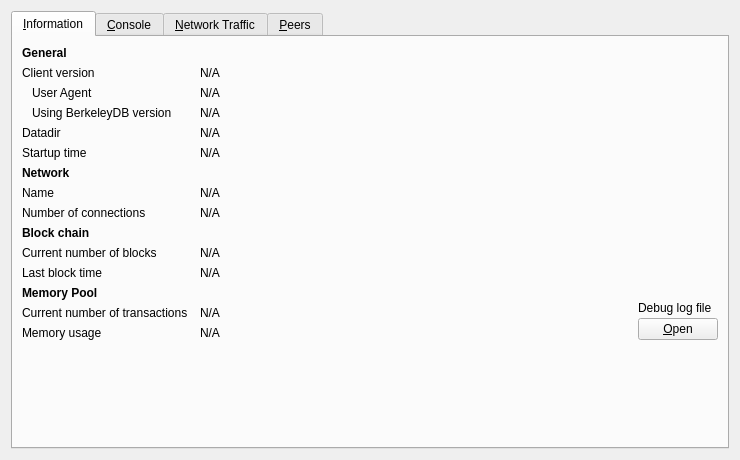
<?xml version="1.0" encoding="UTF-8"?>
<ui version="4.0">
 <class>RPCConsole</class>
 <widget class="QWidget" name="RPCConsole">
  <property name="geometry">
   <rect>
    <x>0</x>
    <y>0</y>
    <width>740</width>
    <height>430</height>
   </rect>
  </property>
  <property name="windowTitle">
   <string>Debug window</string>
  </property>
  <layout class="QVBoxLayout" name="verticalLayout_2">
   <item>
    <widget class="QTabWidget" name="tabWidget">
     <property name="currentIndex">
      <number>0</number>
     </property>
     <widget class="QWidget" name="tab_info">
      <attribute name="title">
       <string>&amp;Information</string>
      </attribute>
      <layout class="QGridLayout" name="gridLayout" columnstretch="0,1,0">
       <property name="horizontalSpacing">
        <number>12</number>
       </property>
       <item row="0" column="0">
        <widget class="QLabel" name="label_9">
         <property name="font">
          <font>
           <weight>75</weight>
           <bold>true</bold>
          </font>
         </property>
         <property name="text">
          <string>General</string>
         </property>
        </widget>
       </item>
       <item row="1" column="0">
        <widget class="QLabel" name="label_6">
         <property name="text">
          <string>Client version</string>
         </property>
        </widget>
       </item>
       <item row="1" column="1" colspan="2">
        <widget class="QLabel" name="clientVersion">
         <property name="cursor">
          <cursorShape>IBeamCursor</cursorShape>
         </property>
         <property name="text">
          <string>N/A</string>
         </property>
         <property name="textFormat">
          <enum>Qt::PlainText</enum>
         </property>
         <property name="textInteractionFlags">
          <set>Qt::LinksAccessibleByMouse|Qt::TextSelectableByKeyboard|Qt::TextSelectableByMouse</set>
         </property>
        </widget>
       </item>
       <item row="2" column="0">
        <widget class="QLabel" name="labelClientUserAgent">
         <property name="text">
          <string>User Agent</string>
         </property>
         <property name="indent">
          <number>10</number>
         </property>
        </widget>
       </item>
       <item row="2" column="1" colspan="2">
        <widget class="QLabel" name="clientUserAgent">
         <property name="cursor">
          <cursorShape>IBeamCursor</cursorShape>
         </property>
         <property name="text">
          <string>N/A</string>
         </property>
         <property name="textFormat">
          <enum>Qt::PlainText</enum>
         </property>
         <property name="textInteractionFlags">
          <set>Qt::LinksAccessibleByMouse|Qt::TextSelectableByKeyboard|Qt::TextSelectableByMouse</set>
         </property>
        </widget>
       </item>
       <item row="3" column="0">
        <widget class="QLabel" name="label_berkeleyDBVersion">
         <property name="text">
          <string>Using BerkeleyDB version</string>
         </property>
         <property name="indent">
          <number>10</number>
         </property>
        </widget>
       </item>
       <item row="3" column="1" colspan="2">
        <widget class="QLabel" name="berkeleyDBVersion">
         <property name="cursor">
          <cursorShape>IBeamCursor</cursorShape>
         </property>
         <property name="text">
          <string>N/A</string>
         </property>
         <property name="textFormat">
          <enum>Qt::PlainText</enum>
         </property>
         <property name="textInteractionFlags">
          <set>Qt::LinksAccessibleByMouse|Qt::TextSelectableByKeyboard|Qt::TextSelectableByMouse</set>
         </property>
        </widget>
       </item>
       <item row="4" column="0">
        <widget class="QLabel" name="label_12">
         <property name="text">
          <string>Datadir</string>
         </property>
        </widget>
       </item>
       <item row="4" column="1" colspan="2">
        <widget class="QLabel" name="dataDir">
         <property name="cursor">
          <cursorShape>IBeamCursor</cursorShape>
         </property>
         <property name="text">
          <string>N/A</string>
         </property>
         <property name="textFormat">
          <enum>Qt::PlainText</enum>
         </property>
         <property name="wordWrap">
          <bool>true</bool>
         </property>
         <property name="textInteractionFlags">
          <set>Qt::LinksAccessibleByMouse|Qt::TextSelectableByKeyboard|Qt::TextSelectableByMouse</set>
         </property>
        </widget>
       </item>
       <item row="5" column="0">
        <widget class="QLabel" name="label_13">
         <property name="text">
          <string>Startup time</string>
         </property>
        </widget>
       </item>
       <item row="5" column="1" colspan="2">
        <widget class="QLabel" name="startupTime">
         <property name="cursor">
          <cursorShape>IBeamCursor</cursorShape>
         </property>
         <property name="text">
          <string>N/A</string>
         </property>
         <property name="textFormat">
          <enum>Qt::PlainText</enum>
         </property>
         <property name="textInteractionFlags">
          <set>Qt::LinksAccessibleByMouse|Qt::TextSelectableByKeyboard|Qt::TextSelectableByMouse</set>
         </property>
        </widget>
       </item>
       <item row="6" column="0">
           <widget class="QLabel" name="labelNetwork">
               <property name="font">
                   <font>
                       <weight>75</weight>
                       <bold>true</bold>
                   </font>
               </property>
               <property name="text">
                   <string>Network</string>
               </property>
           </widget>
       </item>
       <item row="7" column="0">
        <widget class="QLabel" name="label_8">
         <property name="text">
          <string>Name</string>
         </property>
        </widget>
       </item>
       <item row="7" column="1" colspan="2">
        <widget class="QLabel" name="networkName">
         <property name="cursor">
          <cursorShape>IBeamCursor</cursorShape>
         </property>
         <property name="text">
          <string>N/A</string>
         </property>
         <property name="textFormat">
          <enum>Qt::PlainText</enum>
         </property>
         <property name="textInteractionFlags">
          <set>Qt::LinksAccessibleByMouse|Qt::TextSelectableByKeyboard|Qt::TextSelectableByMouse</set>
         </property>
        </widget>
       </item>
       <item row="8" column="0">
        <widget class="QLabel" name="label_7">
         <property name="text">
          <string>Number of connections</string>
         </property>
        </widget>
       </item>
       <item row="8" column="1" colspan="2">
        <widget class="QLabel" name="numberOfConnections">
         <property name="cursor">
          <cursorShape>IBeamCursor</cursorShape>
         </property>
         <property name="text">
          <string>N/A</string>
         </property>
         <property name="textFormat">
          <enum>Qt::PlainText</enum>
         </property>
         <property name="textInteractionFlags">
          <set>Qt::LinksAccessibleByMouse|Qt::TextSelectableByKeyboard|Qt::TextSelectableByMouse</set>
         </property>
        </widget>
       </item>
       <item row="9" column="0">
        <widget class="QLabel" name="label_10">
         <property name="font">
          <font>
           <weight>75</weight>
           <bold>true</bold>
          </font>
         </property>
         <property name="text">
          <string>Block chain</string>
         </property>
        </widget>
       </item>
       <item row="10" column="0">
        <widget class="QLabel" name="label_3">
         <property name="text">
          <string>Current number of blocks</string>
         </property>
        </widget>
       </item>
       <item row="10" column="1" colspan="2">
        <widget class="QLabel" name="numberOfBlocks">
         <property name="cursor">
          <cursorShape>IBeamCursor</cursorShape>
         </property>
         <property name="text">
          <string>N/A</string>
         </property>
         <property name="textFormat">
          <enum>Qt::PlainText</enum>
         </property>
         <property name="textInteractionFlags">
          <set>Qt::LinksAccessibleByMouse|Qt::TextSelectableByKeyboard|Qt::TextSelectableByMouse</set>
         </property>
        </widget>
       </item>
       <item row="11" column="0">
        <widget class="QLabel" name="labelLastBlockTime">
         <property name="text">
          <string>Last block time</string>
         </property>
        </widget>
       </item>
       <item row="11" column="1" colspan="2">
        <widget class="QLabel" name="lastBlockTime">
         <property name="cursor">
          <cursorShape>IBeamCursor</cursorShape>
         </property>
         <property name="text">
          <string>N/A</string>
         </property>
         <property name="textFormat">
          <enum>Qt::PlainText</enum>
         </property>
         <property name="textInteractionFlags">
          <set>Qt::LinksAccessibleByMouse|Qt::TextSelectableByKeyboard|Qt::TextSelectableByMouse</set>
         </property>
        </widget>
       </item>
       <item row="12" column="0">
        <widget class="QLabel" name="labelMempoolTitle">
         <property name="font">
          <font>
           <weight>75</weight>
           <bold>true</bold>
          </font>
         </property>
         <property name="text">
          <string>Memory Pool</string>
         </property>
        </widget>
       </item>
       <item row="13" column="0">
        <widget class="QLabel" name="labelNumberOfTransactions">
         <property name="text">
          <string>Current number of transactions</string>
         </property>
        </widget>
       </item>
       <item row="13" column="1">
        <widget class="QLabel" name="mempoolNumberTxs">
         <property name="cursor">
          <cursorShape>IBeamCursor</cursorShape>
         </property>
         <property name="text">
          <string>N/A</string>
         </property>
         <property name="textFormat">
          <enum>Qt::PlainText</enum>
         </property>
         <property name="textInteractionFlags">
          <set>Qt::LinksAccessibleByMouse|Qt::TextSelectableByKeyboard|Qt::TextSelectableByMouse</set>
         </property>
        </widget>
       </item>
       <item row="14" column="0">
        <widget class="QLabel" name="labelMemoryUsage">
         <property name="text">
          <string>Memory usage</string>
         </property>
        </widget>
       </item>
       <item row="14" column="1">
        <widget class="QLabel" name="mempoolSize">
         <property name="cursor">
          <cursorShape>IBeamCursor</cursorShape>
         </property>
         <property name="text">
          <string>N/A</string>
         </property>
         <property name="textFormat">
          <enum>Qt::PlainText</enum>
         </property>
         <property name="textInteractionFlags">
          <set>Qt::LinksAccessibleByMouse|Qt::TextSelectableByKeyboard|Qt::TextSelectableByMouse</set>
         </property>
        </widget>
       </item>
       <item row="12" column="2" rowspan="3">
        <layout class="QVBoxLayout" name="verticalLayoutDebugButton">
         <property name="spacing">
          <number>3</number>
         </property>
         <item>
          <spacer name="verticalSpacer_2">
           <property name="orientation">
            <enum>Qt::Vertical</enum>
           </property>
           <property name="sizeHint" stdset="0">
            <size>
             <width>10</width>
             <height>5</height>
            </size>
           </property>
          </spacer>
         </item>
         <item>
          <widget class="QLabel" name="labelDebugLogfile">
           <property name="text">
            <string>Debug log file</string>
           </property>
          </widget>
         </item>
         <item>
          <widget class="QPushButton" name="openDebugLogfileButton">
           <property name="toolTip">
            <string>Open the %1 debug log file from the current data directory. This can take a few seconds for large log files.</string>
           </property>
           <property name="text">
            <string>&amp;Open</string>
           </property>
           <property name="autoDefault">
            <bool>false</bool>
           </property>
          </widget>
         </item>
        </layout>
       </item>
       <item row="15" column="0">
        <spacer name="verticalSpacer">
         <property name="orientation">
          <enum>Qt::Vertical</enum>
         </property>
         <property name="sizeHint" stdset="0">
          <size>
           <width>20</width>
           <height>40</height>
          </size>
         </property>
        </spacer>
       </item>
      </layout>
     </widget>
     <widget class="QWidget" name="tab_console">
      <attribute name="title">
       <string>&amp;Console</string>
      </attribute>
      <layout class="QVBoxLayout" name="verticalLayout_3">
       <property name="spacing">
        <number>3</number>
       </property>
       <property name="bottomMargin">
        <number>5</number>
       </property>
       <item>
        <layout class="QHBoxLayout" name="horizontalLayout">
         <property name="spacing">
          <number>4</number>
         </property>
         <item>
          <widget class="QLabel" name="WalletSelectorLabel">
           <property name="text">
            <string>Wallet: </string>
           </property>
          </widget>
         </item>
         <item>
          <widget class="QComboBox" name="WalletSelector">
           <item>
            <property name="text">
             <string>(none)</string>
            </property>
           </item>
          </widget>
         </item>
         <item>
          <spacer name="horizontalSpacer">
           <property name="orientation">
            <enum>Qt::Horizontal</enum>
           </property>
           <property name="sizeHint" stdset="0">
            <size>
             <width>40</width>
             <height>20</height>
            </size>
           </property>
          </spacer>
         </item>
         <item>
          <widget class="QPushButton" name="fontSmallerButton">
           <property name="maximumSize">
            <size>
             <width>24</width>
             <height>24</height>
            </size>
           </property>
           <property name="text">
            <string/>
           </property>
           <property name="toolTip">
            <string>Decrease font size</string>
           </property>
           <property name="icon">
            <iconset resource="../bitcoin.qrc">
             <normaloff>:/icons/fontsmaller</normaloff>:/icons/fontsmaller</iconset>
           </property>
           <property name="iconSize">
            <size>
             <width>24</width>
             <height>16</height>
            </size>
           </property>
           <property name="autoDefault">
            <bool>false</bool>
           </property>
           <property name="flat">
            <bool>true</bool>
           </property>
          </widget>
         </item>
         <item>
          <widget class="QPushButton" name="fontBiggerButton">
           <property name="maximumSize">
            <size>
             <width>24</width>
             <height>24</height>
            </size>
           </property>
           <property name="toolTip">
            <string>Increase font size</string>
           </property>
           <property name="text">
            <string/>
           </property>
           <property name="icon">
            <iconset resource="../bitcoin.qrc">
             <normaloff>:/icons/fontbigger</normaloff>:/icons/fontbigger</iconset>
           </property>
           <property name="iconSize">
            <size>
             <width>24</width>
             <height>16</height>
            </size>
           </property>
           <property name="autoDefault">
            <bool>false</bool>
           </property>
           <property name="flat">
            <bool>true</bool>
           </property>
          </widget>
         </item>
         <item>
          <widget class="QPushButton" name="clearButton">
           <property name="maximumSize">
            <size>
             <width>24</width>
             <height>24</height>
            </size>
           </property>
           <property name="toolTip">
            <string>Clear console</string>
           </property>
           <property name="layoutDirection">
            <enum>Qt::LeftToRight</enum>
           </property>
           <property name="text">
            <string/>
           </property>
           <property name="icon">
            <iconset resource="../bitcoin.qrc">
             <normaloff>:/icons/remove</normaloff>:/icons/remove</iconset>
           </property>
           <property name="shortcut">
            <string notr="true">Ctrl+L</string>
           </property>
           <property name="autoDefault">
            <bool>false</bool>
           </property>
           <property name="flat">
            <bool>true</bool>
           </property>
          </widget>
         </item>
        </layout>
       </item>
       <item>
        <widget class="QTextEdit" name="messagesWidget">
         <property name="minimumSize">
          <size>
           <width>0</width>
           <height>100</height>
          </size>
         </property>
         <property name="readOnly">
          <bool>true</bool>
         </property>
         <property name="tabKeyNavigation" stdset="0">
          <bool>false</bool>
         </property>
         <property name="columnCount" stdset="0">
          <number>2</number>
         </property>
        </widget>
       </item>
       <item>
        <layout class="QHBoxLayout" name="horizontalLayoutPrompt">
         <property name="spacing">
          <number>3</number>
         </property>
         <item>
          <widget class="QPushButton" name="promptIcon">
           <property name="enabled">
            <bool>false</bool>
           </property>
           <property name="maximumSize">
            <size>
             <width>16</width>
             <height>24</height>
            </size>
           </property>
           <property name="text">
            <string/>
           </property>
           <property name="icon">
            <iconset resource="../bitcoin.qrc">
             <normaloff>:/icons/prompticon</normaloff>
             <disabledoff>:/icons/prompticon</disabledoff>:/icons/prompticon</iconset>
           </property>
           <property name="iconSize">
            <size>
             <width>14</width>
             <height>14</height>
            </size>
           </property>
           <property name="autoDefault">
            <bool>false</bool>
           </property>
           <property name="flat">
            <bool>true</bool>
           </property>
          </widget>
         </item>
         <item>
          <widget class="QLineEdit" name="lineEdit">
           <property name="placeholderText">
            <string/>
           </property>
          </widget>
         </item>
        </layout>
       </item>
      </layout>
     </widget>
     <widget class="QWidget" name="tab_nettraffic">
      <attribute name="title">
       <string>&amp;Network Traffic</string>
      </attribute>
      <layout class="QHBoxLayout" name="horizontalLayout_3">
       <item>
        <layout class="QVBoxLayout" name="verticalLayout_4">
         <item>
          <widget class="TrafficGraphWidget" name="trafficGraph" native="true">
           <property name="sizePolicy">
            <sizepolicy hsizetype="Expanding" vsizetype="Expanding">
             <horstretch>0</horstretch>
             <verstretch>0</verstretch>
            </sizepolicy>
           </property>
          </widget>
         </item>
         <item>
          <layout class="QHBoxLayout" name="horizontalLayout_2">
           <item>
            <widget class="QSlider" name="sldGraphRange">
             <property name="minimum">
              <number>1</number>
             </property>
             <property name="maximum">
              <number>288</number>
             </property>
             <property name="pageStep">
              <number>12</number>
             </property>
             <property name="value">
              <number>6</number>
             </property>
             <property name="orientation">
              <enum>Qt::Horizontal</enum>
             </property>
            </widget>
           </item>
           <item>
            <widget class="QLabel" name="lblGraphRange">
             <property name="minimumSize">
              <size>
               <width>100</width>
               <height>0</height>
              </size>
             </property>
             <property name="alignment">
              <set>Qt::AlignCenter</set>
             </property>
            </widget>
           </item>
           <item>
            <widget class="QPushButton" name="btnClearTrafficGraph">
             <property name="text">
              <string>&amp;Clear</string>
             </property>
             <property name="autoDefault">
              <bool>false</bool>
             </property>
            </widget>
           </item>
          </layout>
         </item>
        </layout>
       </item>
       <item>
        <layout class="QVBoxLayout" name="verticalLayout">
         <item>
          <widget class="QGroupBox" name="groupBox">
           <property name="title">
            <string>Totals</string>
           </property>
           <layout class="QVBoxLayout" name="verticalLayout_5">
            <item>
             <layout class="QHBoxLayout" name="horizontalLayout_4">
              <item>
               <widget class="Line" name="line">
                <property name="sizePolicy">
                 <sizepolicy hsizetype="Fixed" vsizetype="Fixed">
                  <horstretch>0</horstretch>
                  <verstretch>0</verstretch>
                 </sizepolicy>
                </property>
                <property name="minimumSize">
                 <size>
                  <width>10</width>
                  <height>0</height>
                 </size>
                </property>
                <property name="palette">
                 <palette>
                  <active>
                   <colorrole role="Light">
                    <brush brushstyle="SolidPattern">
                     <color alpha="255">
                      <red>0</red>
                      <green>255</green>
                      <blue>0</blue>
                     </color>
                    </brush>
                   </colorrole>
                  </active>
                  <inactive>
                   <colorrole role="Light">
                    <brush brushstyle="SolidPattern">
                     <color alpha="255">
                      <red>0</red>
                      <green>255</green>
                      <blue>0</blue>
                     </color>
                    </brush>
                   </colorrole>
                  </inactive>
                  <disabled>
                   <colorrole role="Light">
                    <brush brushstyle="SolidPattern">
                     <color alpha="255">
                      <red>0</red>
                      <green>255</green>
                      <blue>0</blue>
                     </color>
                    </brush>
                   </colorrole>
                  </disabled>
                 </palette>
                </property>
                <property name="orientation">
                 <enum>Qt::Horizontal</enum>
                </property>
               </widget>
              </item>
              <item>
               <widget class="QLabel" name="label_16">
                <property name="text">
                 <string>Received</string>
                </property>
               </widget>
              </item>
              <item>
               <widget class="QLabel" name="lblBytesIn">
                <property name="minimumSize">
                 <size>
                  <width>50</width>
                  <height>0</height>
                 </size>
                </property>
                <property name="alignment">
                 <set>Qt::AlignRight|Qt::AlignTrailing|Qt::AlignVCenter</set>
                </property>
               </widget>
              </item>
             </layout>
            </item>
            <item>
             <layout class="QHBoxLayout" name="horizontalLayout_5">
              <item>
               <widget class="Line" name="line_2">
                <property name="sizePolicy">
                 <sizepolicy hsizetype="Fixed" vsizetype="Fixed">
                  <horstretch>0</horstretch>
                  <verstretch>0</verstretch>
                 </sizepolicy>
                </property>
                <property name="minimumSize">
                 <size>
                  <width>10</width>
                  <height>0</height>
                 </size>
                </property>
                <property name="palette">
                 <palette>
                  <active>
                   <colorrole role="Light">
                    <brush brushstyle="SolidPattern">
                     <color alpha="255">
                      <red>255</red>
                      <green>0</green>
                      <blue>0</blue>
                     </color>
                    </brush>
                   </colorrole>
                  </active>
                  <inactive>
                   <colorrole role="Light">
                    <brush brushstyle="SolidPattern">
                     <color alpha="255">
                      <red>255</red>
                      <green>0</green>
                      <blue>0</blue>
                     </color>
                    </brush>
                   </colorrole>
                  </inactive>
                  <disabled>
                   <colorrole role="Light">
                    <brush brushstyle="SolidPattern">
                     <color alpha="255">
                      <red>255</red>
                      <green>0</green>
                      <blue>0</blue>
                     </color>
                    </brush>
                   </colorrole>
                  </disabled>
                 </palette>
                </property>
                <property name="orientation">
                 <enum>Qt::Horizontal</enum>
                </property>
               </widget>
              </item>
              <item>
               <widget class="QLabel" name="label_17">
                <property name="text">
                 <string>Sent</string>
                </property>
               </widget>
              </item>
              <item>
               <widget class="QLabel" name="lblBytesOut">
                <property name="minimumSize">
                 <size>
                  <width>50</width>
                  <height>0</height>
                 </size>
                </property>
                <property name="alignment">
                 <set>Qt::AlignRight|Qt::AlignTrailing|Qt::AlignVCenter</set>
                </property>
               </widget>
              </item>
             </layout>
            </item>
            <item>
             <spacer name="verticalSpacer_4">
              <property name="orientation">
               <enum>Qt::Vertical</enum>
              </property>
              <property name="sizeHint" stdset="0">
               <size>
                <width>20</width>
                <height>407</height>
               </size>
              </property>
             </spacer>
            </item>
           </layout>
          </widget>
         </item>
        </layout>
       </item>
      </layout>
     </widget>
     <widget class="QWidget" name="tab_peers">
      <attribute name="title">
       <string>&amp;Peers</string>
      </attribute>
      <layout class="QGridLayout" name="gridLayout_2">
       <item row="0" column="0" rowspan="2">
        <layout class="QVBoxLayout" name="verticalLayout_101">
         <property name="spacing">
          <number>0</number>
         </property>
         <item>
          <widget class="QTableView" name="peerWidget">
           <property name="horizontalScrollBarPolicy">
            <enum>Qt::ScrollBarAsNeeded</enum>
           </property>
           <property name="tabKeyNavigation">
            <bool>false</bool>
           </property>
           <property name="sortingEnabled">
            <bool>true</bool>
           </property>
           <attribute name="horizontalHeaderHighlightSections">
            <bool>false</bool>
           </attribute>
          </widget>
         </item>
         <item>
          <widget class="QLabel" name="banHeading">
           <property name="sizePolicy">
            <sizepolicy hsizetype="Preferred" vsizetype="Minimum">
             <horstretch>0</horstretch>
             <verstretch>0</verstretch>
            </sizepolicy>
           </property>
           <property name="minimumSize">
            <size>
             <width>300</width>
             <height>32</height>
            </size>
           </property>
           <property name="maximumSize">
            <size>
             <width>16777215</width>
             <height>32</height>
            </size>
           </property>
           <property name="font">
            <font>
             <pointsize>12</pointsize>
            </font>
           </property>
           <property name="cursor">
            <cursorShape>IBeamCursor</cursorShape>
           </property>
           <property name="text">
            <string>Banned peers</string>
           </property>
           <property name="alignment">
            <set>Qt::AlignBottom|Qt::AlignLeading|Qt::AlignLeft</set>
           </property>
           <property name="wordWrap">
            <bool>true</bool>
           </property>
           <property name="textInteractionFlags">
            <set>Qt::NoTextInteraction</set>
           </property>
          </widget>
         </item>
         <item>
          <widget class="QTableView" name="banlistWidget">
           <property name="sizePolicy">
            <sizepolicy hsizetype="Expanding" vsizetype="Expanding">
             <horstretch>0</horstretch>
             <verstretch>0</verstretch>
            </sizepolicy>
           </property>
           <property name="horizontalScrollBarPolicy">
            <enum>Qt::ScrollBarAsNeeded</enum>
           </property>
           <property name="tabKeyNavigation">
            <bool>false</bool>
           </property>
           <property name="sortingEnabled">
            <bool>true</bool>
           </property>
           <attribute name="horizontalHeaderHighlightSections">
            <bool>false</bool>
           </attribute>
          </widget>
         </item>
        </layout>
       </item>
       <item row="0" column="1">
        <widget class="QLabel" name="peerHeading">
         <property name="sizePolicy">
          <sizepolicy hsizetype="Preferred" vsizetype="Minimum">
           <horstretch>0</horstretch>
           <verstretch>0</verstretch>
          </sizepolicy>
         </property>
         <property name="minimumSize">
          <size>
           <width>300</width>
           <height>32</height>
          </size>
         </property>
         <property name="font">
          <font>
           <pointsize>10</pointsize>
          </font>
         </property>
         <property name="cursor">
          <cursorShape>IBeamCursor</cursorShape>
         </property>
         <property name="text">
          <string>Select a peer to view detailed information.</string>
         </property>
         <property name="alignment">
          <set>Qt::AlignHCenter|Qt::AlignTop</set>
         </property>
         <property name="wordWrap">
          <bool>true</bool>
         </property>
         <property name="textInteractionFlags">
          <set>Qt::LinksAccessibleByMouse|Qt::TextSelectableByKeyboard|Qt::TextSelectableByMouse</set>
         </property>
        </widget>
       </item>
       <item row="1" column="1">
        <widget class="QWidget" name="detailWidget" native="true">
         <property name="minimumSize">
          <size>
           <width>300</width>
           <height>0</height>
          </size>
         </property>
         <layout class="QGridLayout" name="gridLayout_3">
          <item row="0" column="0">
           <widget class="QLabel" name="label_30">
            <property name="text">
             <string>Whitelisted</string>
            </property>
           </widget>
          </item>
          <item row="0" column="2">
           <widget class="QLabel" name="peerWhitelisted">
            <property name="cursor">
             <cursorShape>IBeamCursor</cursorShape>
            </property>
            <property name="text">
             <string>N/A</string>
            </property>
            <property name="textFormat">
             <enum>Qt::PlainText</enum>
            </property>
            <property name="textInteractionFlags">
             <set>Qt::LinksAccessibleByMouse|Qt::TextSelectableByKeyboard|Qt::TextSelectableByMouse</set>
            </property>
           </widget>
          </item>
          <item row="1" column="0">
           <widget class="QLabel" name="label_23">
            <property name="text">
             <string>Direction</string>
            </property>
           </widget>
          </item>
          <item row="1" column="2">
           <widget class="QLabel" name="peerDirection">
            <property name="cursor">
             <cursorShape>IBeamCursor</cursorShape>
            </property>
            <property name="text">
             <string>N/A</string>
            </property>
            <property name="textFormat">
             <enum>Qt::PlainText</enum>
            </property>
            <property name="textInteractionFlags">
             <set>Qt::LinksAccessibleByMouse|Qt::TextSelectableByKeyboard|Qt::TextSelectableByMouse</set>
            </property>
           </widget>
          </item>
          <item row="2" column="0">
           <widget class="QLabel" name="label_21">
            <property name="text">
             <string>Version</string>
            </property>
           </widget>
          </item>
          <item row="2" column="2">
           <widget class="QLabel" name="peerVersion">
            <property name="cursor">
             <cursorShape>IBeamCursor</cursorShape>
            </property>
            <property name="text">
             <string>N/A</string>
            </property>
            <property name="textFormat">
             <enum>Qt::PlainText</enum>
            </property>
            <property name="textInteractionFlags">
             <set>Qt::LinksAccessibleByMouse|Qt::TextSelectableByKeyboard|Qt::TextSelectableByMouse</set>
            </property>
           </widget>
          </item>
          <item row="3" column="0">
           <widget class="QLabel" name="label_28">
            <property name="text">
             <string>User Agent</string>
            </property>
           </widget>
          </item>
          <item row="3" column="2">
           <widget class="QLabel" name="peerSubversion">
            <property name="cursor">
             <cursorShape>IBeamCursor</cursorShape>
            </property>
            <property name="text">
             <string>N/A</string>
            </property>
            <property name="textFormat">
             <enum>Qt::PlainText</enum>
            </property>
            <property name="textInteractionFlags">
             <set>Qt::LinksAccessibleByMouse|Qt::TextSelectableByKeyboard|Qt::TextSelectableByMouse</set>
            </property>
           </widget>
          </item>
          <item row="4" column="0">
           <widget class="QLabel" name="label_4">
            <property name="text">
             <string>Services</string>
            </property>
           </widget>
          </item>
          <item row="4" column="2">
           <widget class="QLabel" name="peerServices">
            <property name="cursor">
             <cursorShape>IBeamCursor</cursorShape>
            </property>
            <property name="text">
             <string>N/A</string>
            </property>
            <property name="textFormat">
             <enum>Qt::PlainText</enum>
            </property>
            <property name="textInteractionFlags">
             <set>Qt::LinksAccessibleByMouse|Qt::TextSelectableByKeyboard|Qt::TextSelectableByMouse</set>
            </property>
           </widget>
          </item>
          <item row="5" column="0">
           <widget class="QLabel" name="label_29">
            <property name="text">
             <string>Starting Block</string>
            </property>
           </widget>
          </item>
          <item row="5" column="2">
           <widget class="QLabel" name="peerHeight">
            <property name="cursor">
             <cursorShape>IBeamCursor</cursorShape>
            </property>
            <property name="text">
             <string>N/A</string>
            </property>
            <property name="textFormat">
             <enum>Qt::PlainText</enum>
            </property>
            <property name="textInteractionFlags">
             <set>Qt::LinksAccessibleByMouse|Qt::TextSelectableByKeyboard|Qt::TextSelectableByMouse</set>
            </property>
           </widget>
          </item>
          <item row="6" column="0">
           <widget class="QLabel" name="label_27">
            <property name="text">
             <string>Synced Headers</string>
            </property>
           </widget>
          </item>
          <item row="6" column="2">
           <widget class="QLabel" name="peerSyncHeight">
            <property name="cursor">
             <cursorShape>IBeamCursor</cursorShape>
            </property>
            <property name="text">
             <string>N/A</string>
            </property>
            <property name="textFormat">
             <enum>Qt::PlainText</enum>
            </property>
            <property name="textInteractionFlags">
             <set>Qt::LinksAccessibleByMouse|Qt::TextSelectableByKeyboard|Qt::TextSelectableByMouse</set>
            </property>
           </widget>
          </item>
          <item row="7" column="0">
           <widget class="QLabel" name="label_25">
            <property name="text">
             <string>Synced Blocks</string>
            </property>
           </widget>
          </item>
          <item row="7" column="2">
           <widget class="QLabel" name="peerCommonHeight">
            <property name="cursor">
             <cursorShape>IBeamCursor</cursorShape>
            </property>
            <property name="text">
             <string>N/A</string>
            </property>
            <property name="textFormat">
             <enum>Qt::PlainText</enum>
            </property>
            <property name="textInteractionFlags">
             <set>Qt::LinksAccessibleByMouse|Qt::TextSelectableByKeyboard|Qt::TextSelectableByMouse</set>
            </property>
           </widget>
          </item>
          <item row="8" column="0">
           <widget class="QLabel" name="label_24">
            <property name="text">
             <string>Ban Score</string>
            </property>
           </widget>
          </item>
          <item row="8" column="2">
           <widget class="QLabel" name="peerBanScore">
            <property name="cursor">
             <cursorShape>IBeamCursor</cursorShape>
            </property>
            <property name="text">
             <string>N/A</string>
            </property>
            <property name="textFormat">
             <enum>Qt::PlainText</enum>
            </property>
            <property name="textInteractionFlags">
             <set>Qt::LinksAccessibleByMouse|Qt::TextSelectableByKeyboard|Qt::TextSelectableByMouse</set>
            </property>
           </widget>
          </item>
          <item row="9" column="0">
           <widget class="QLabel" name="label_22">
            <property name="text">
             <string>Connection Time</string>
            </property>
           </widget>
          </item>
          <item row="9" column="2">
           <widget class="QLabel" name="peerConnTime">
            <property name="cursor">
             <cursorShape>IBeamCursor</cursorShape>
            </property>
            <property name="text">
             <string>N/A</string>
            </property>
            <property name="textFormat">
             <enum>Qt::PlainText</enum>
            </property>
            <property name="textInteractionFlags">
             <set>Qt::LinksAccessibleByMouse|Qt::TextSelectableByKeyboard|Qt::TextSelectableByMouse</set>
            </property>
           </widget>
          </item>
          <item row="10" column="0">
           <widget class="QLabel" name="label_15">
            <property name="text">
             <string>Last Send</string>
            </property>
           </widget>
          </item>
          <item row="10" column="2">
           <widget class="QLabel" name="peerLastSend">
            <property name="cursor">
             <cursorShape>IBeamCursor</cursorShape>
            </property>
            <property name="text">
             <string>N/A</string>
            </property>
            <property name="textFormat">
             <enum>Qt::PlainText</enum>
            </property>
            <property name="textInteractionFlags">
             <set>Qt::LinksAccessibleByMouse|Qt::TextSelectableByKeyboard|Qt::TextSelectableByMouse</set>
            </property>
           </widget>
          </item>
          <item row="11" column="0">
           <widget class="QLabel" name="label_19">
            <property name="text">
             <string>Last Receive</string>
            </property>
           </widget>
          </item>
          <item row="11" column="2">
           <widget class="QLabel" name="peerLastRecv">
            <property name="cursor">
             <cursorShape>IBeamCursor</cursorShape>
            </property>
            <property name="text">
             <string>N/A</string>
            </property>
            <property name="textFormat">
             <enum>Qt::PlainText</enum>
            </property>
            <property name="textInteractionFlags">
             <set>Qt::LinksAccessibleByMouse|Qt::TextSelectableByKeyboard|Qt::TextSelectableByMouse</set>
            </property>
           </widget>
          </item>
          <item row="12" column="0">
           <widget class="QLabel" name="label_18">
            <property name="text">
             <string>Sent</string>
            </property>
           </widget>
          </item>
          <item row="12" column="2">
           <widget class="QLabel" name="peerBytesSent">
            <property name="cursor">
             <cursorShape>IBeamCursor</cursorShape>
            </property>
            <property name="text">
             <string>N/A</string>
            </property>
            <property name="textFormat">
             <enum>Qt::PlainText</enum>
            </property>
            <property name="textInteractionFlags">
             <set>Qt::LinksAccessibleByMouse|Qt::TextSelectableByKeyboard|Qt::TextSelectableByMouse</set>
            </property>
           </widget>
          </item>
          <item row="13" column="0">
           <widget class="QLabel" name="label_20">
            <property name="text">
             <string>Received</string>
            </property>
           </widget>
          </item>
          <item row="13" column="2">
           <widget class="QLabel" name="peerBytesRecv">
            <property name="cursor">
             <cursorShape>IBeamCursor</cursorShape>
            </property>
            <property name="text">
             <string>N/A</string>
            </property>
            <property name="textFormat">
             <enum>Qt::PlainText</enum>
            </property>
            <property name="textInteractionFlags">
             <set>Qt::LinksAccessibleByMouse|Qt::TextSelectableByKeyboard|Qt::TextSelectableByMouse</set>
            </property>
           </widget>
          </item>
          <item row="14" column="0">
           <widget class="QLabel" name="label_26">
            <property name="text">
             <string>Ping Time</string>
            </property>
           </widget>
          </item>
          <item row="14" column="2">
           <widget class="QLabel" name="peerPingTime">
            <property name="cursor">
             <cursorShape>IBeamCursor</cursorShape>
            </property>
            <property name="text">
             <string>N/A</string>
            </property>
            <property name="textFormat">
             <enum>Qt::PlainText</enum>
            </property>
            <property name="textInteractionFlags">
             <set>Qt::LinksAccessibleByMouse|Qt::TextSelectableByKeyboard|Qt::TextSelectableByMouse</set>
            </property>
           </widget>
          </item>
          <item row="15" column="0">
           <widget class="QLabel" name="peerPingWaitLabel">
            <property name="toolTip">
             <string>The duration of a currently outstanding ping.</string>
            </property>
            <property name="text">
             <string>Ping Wait</string>
            </property>
           </widget>
          </item>
          <item row="15" column="2">
           <widget class="QLabel" name="peerPingWait">
            <property name="cursor">
             <cursorShape>IBeamCursor</cursorShape>
            </property>
            <property name="text">
             <string>N/A</string>
            </property>
            <property name="textFormat">
             <enum>Qt::PlainText</enum>
            </property>
            <property name="textInteractionFlags">
             <set>Qt::LinksAccessibleByMouse|Qt::TextSelectableByKeyboard|Qt::TextSelectableByMouse</set>
            </property>
           </widget>
          </item>
          <item row="16" column="0">
           <widget class="QLabel" name="label_timeoffset">
            <property name="text">
             <string>Time Offset</string>
            </property>
           </widget>
          </item>
          <item row="16" column="2">
           <widget class="QLabel" name="timeoffset">
            <property name="cursor">
             <cursorShape>IBeamCursor</cursorShape>
            </property>
            <property name="text">
             <string>N/A</string>
            </property>
            <property name="textFormat">
             <enum>Qt::PlainText</enum>
            </property>
            <property name="textInteractionFlags">
             <set>Qt::LinksAccessibleByMouse|Qt::TextSelectableByKeyboard|Qt::TextSelectableByMouse</set>
            </property>
           </widget>
          </item>
          <item row="17" column="1">
           <spacer name="verticalSpacer_3">
            <property name="orientation">
             <enum>Qt::Vertical</enum>
            </property>
            <property name="sizeHint" stdset="0">
             <size>
              <width>20</width>
              <height>40</height>
             </size>
            </property>
           </spacer>
          </item>
         </layout>
        </widget>
       </item>
      </layout>
     </widget>
    </widget>
   </item>
  </layout>
 </widget>
 <customwidgets>
  <customwidget>
   <class>TrafficGraphWidget</class>
   <extends>QWidget</extends>
   <header>trafficgraphwidget.h</header>
   <container>1</container>
   <slots>
    <slot>clear()</slot>
   </slots>
  </customwidget>
 </customwidgets>
 <resources>
  <include location="../bitcoin.qrc"/>
 </resources>
 <connections/>
</ui>
